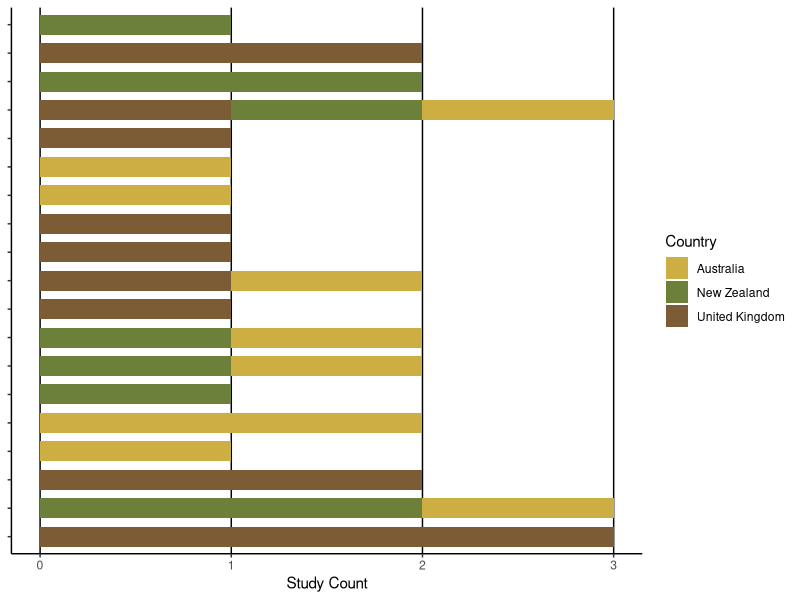
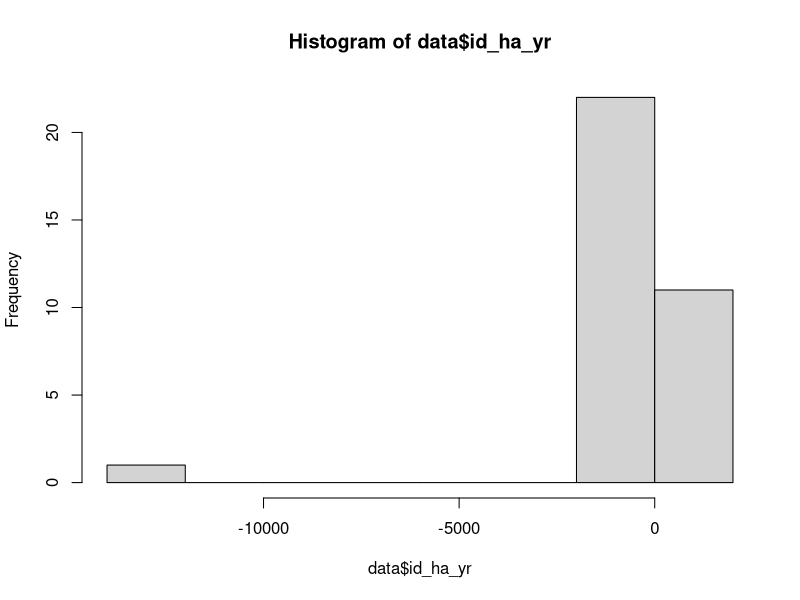
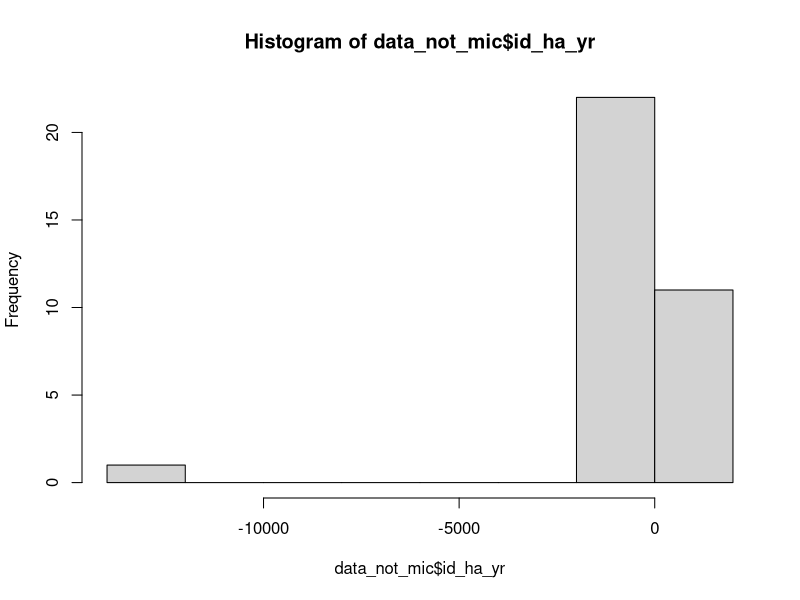
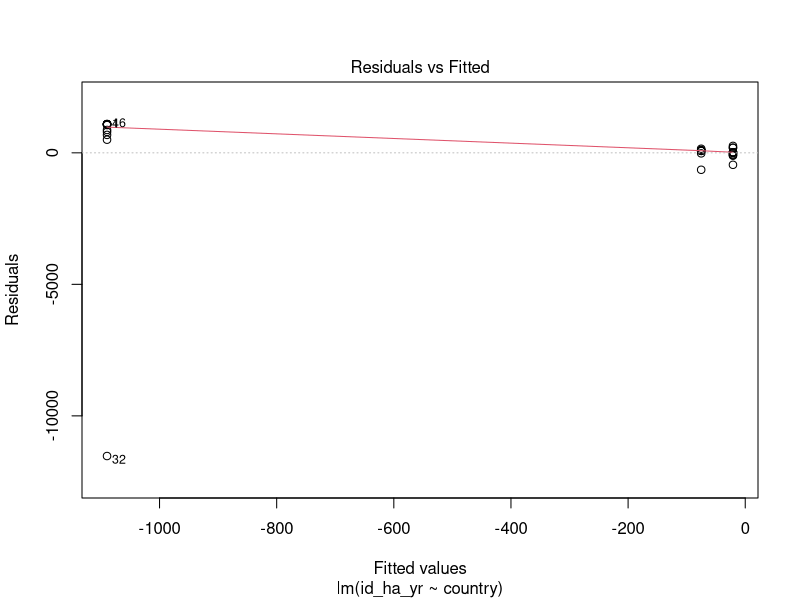
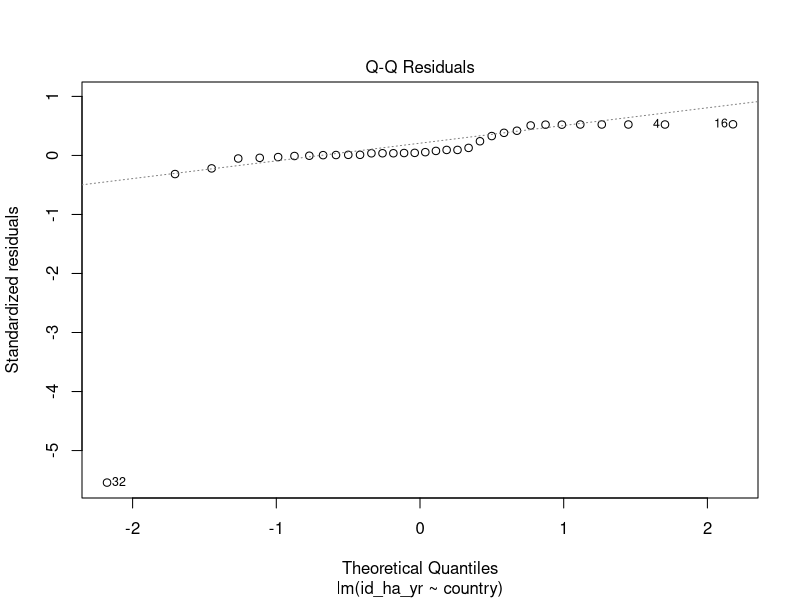
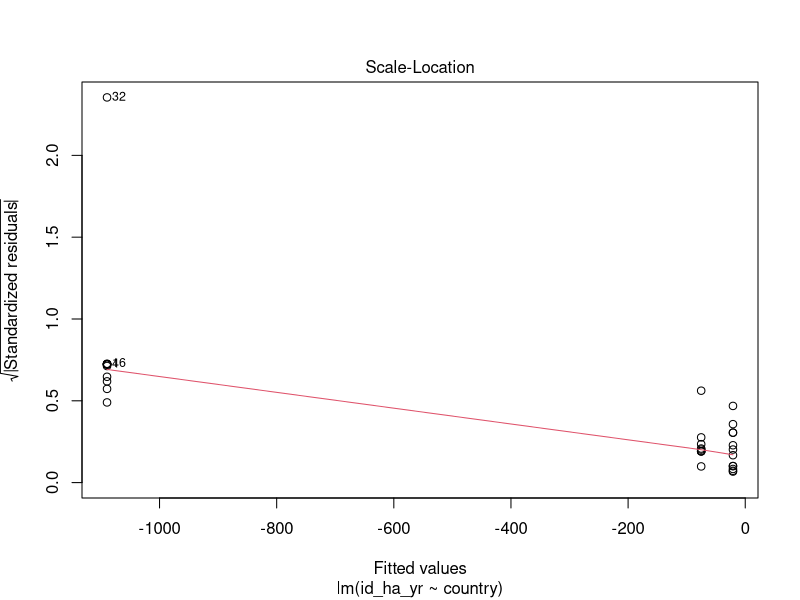
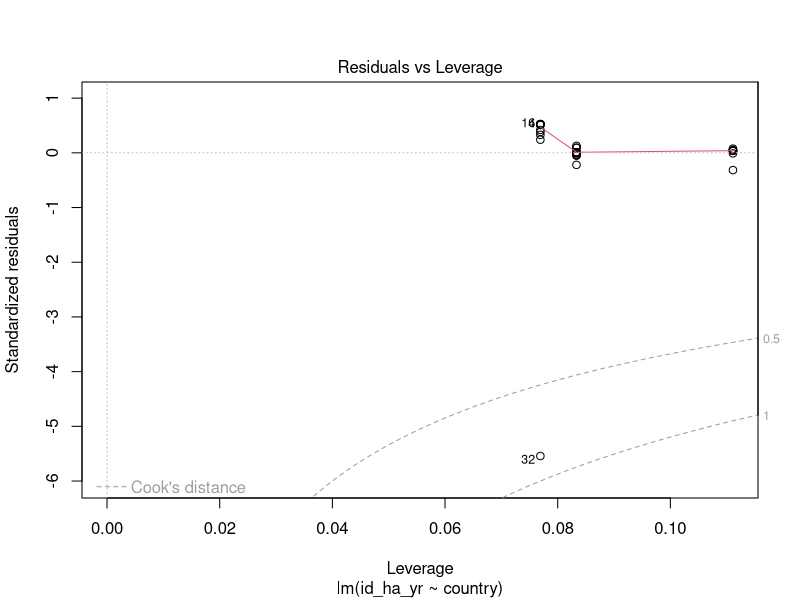
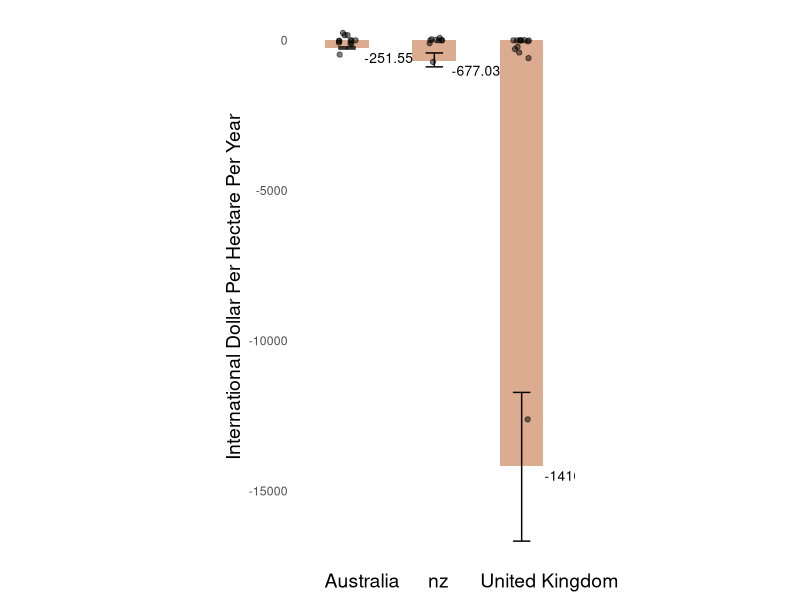

Generate these figures, in order, with R: (Note: this script raises an error after producing the figures.)
## Analyzing sheep farming impacts in the UK, Australia, and NZ


# Lucie de Seguins Pazzis 
# 12/04/2023

# PREPARATION ####

# loading libraries 
library(tidyverse)
library(nortest)
library(colorspace)
library(coin) # for the Kruskal-Wallis test 
library(rstatix)
# other libraries? 


# loading the data 
data <- read.csv("analysis/compiled_data_impacts_externalities.csv", header = TRUE)
head(data)
str(data)

# Converting the character values into factors 
data <- data %>%
  mutate(
    impact = as.factor(impact), 
    difference_with_baseline = as.factor(difference_with_baseline),
    country = as.factor(country), 
    cause = as.factor(cause),
    type = as.factor(type), 
    subtype = as.factor(subtype),
    quality_assessment = as.factor(quality_assessment),
    sign = as.factor(sign),
    ecosystem = as.factor(ecosystem),
    pasture_type = as.factor(pasture_type),
    farming_management = as.factor(farming_management),
         )

# Cleaning the spaces 
data <- data %>%
  mutate(country = str_replace_all(country, "\\s+", ""),
         subtype = str_replace_all(subtype, "\\s+", ""),
         type = str_replace_all(type, "\\s+", ""),
         ecosystem = str_replace_all(ecosystem, "\\s+", ""),
         impact = str_replace_all(impact, "\\s+", ""))

data_copy <- data
## Data set without microbes values 
data_not_mic <- data %>%
  filter(trimws(impact) != "supports microbes")

## Palettes 
# Creating my palette from Manu package (they are inspired from pretty kiwi birds' plumage)
birds <- c("#44781E", "#7D9D33", "#CED38C", "#DCC949", "#BCA888", "#CD8862", "#775B24", "#7A3520")
countries <- c("nz" = "#6C803A", "uk" = "#7B5C34","australia" = "#CCAE42")
impacts <- c("#7D9D33", "#CED38C", "#DCC949", "#BCA888", "#CD8862", "#775B24","#44781E", "#A1B654", "#CCAE42","#3E4331", "#AD6B17", "#66743B", "#D0C471", "#CCB62F", "#BAC4C2")




# RQ1 ####

# 1.1 What are the different impact? How can they be categorized groups? ----

# super_group_table 
super_group_table <- data_copy %>%
  group_by(study_id, type, subtype) %>%
  summarise(impacts = list(impact))


# bar chart with the different impacts and and how they are distributed among the types and stacked bar chart per country 


data_grouped_study_id <- data_copy %>%
  group_by(impact, country) %>%
  summarise(study_count = n_distinct(study_id)) %>%
  ungroup()

# reorder factor 
impact_order <- c("vegetationdiversity","supportsearthworms", "supportsmicrobes","supportsantfauna",
                  "soilstructurereduction", "runoff",
                  "leachingN", "leachingP", "soilsolutionP",
                  "nutrientN", "extractableorganicN", "nutrientP", "organicmatter", 
                  "soilacidification", "soilbasification", 
                  "carbonsequestration", "N2Oemissions", "carbonemissions", "CH4sequestration")

data_grouped_study_id$impact <- factor(data_grouped_study_id$impact, levels = impact_order)

# stacked bar chart 
barchart_citation_impact <- ggplot(data_grouped_study_id, aes(y=study_count, 
                                                              x = impact, 
                                                              fill= country,)) + 
  geom_bar(position="stack", stat="identity", width = 0.7) +
  scale_fill_manual(name = "Country",
                    labels = c("Australia", "New Zealand", "United Kingdom"),
                    values = countries) +
  coord_flip() +
  ylab("Study Count") +
  xlab(NULL) +
  theme_classic() +
  theme(panel.grid.major.x = element_line(color = "black"),  # Vertical gridlines
        panel.grid.minor = element_blank(),
        axis.text.y = element_blank()) 

barchart_citation_impact


# 1.2. How are they distributed among the countries? ====

data_grouped_study_id_per_country <- data_copy %>%
  group_by(impact, country) %>%
  summarise(study_count_country = n_distinct(study_id)) %>%
  ungroup()

# 1.3. How old are the papers? by country? 



# RQ2 ####

#  Checking for normality ----

# visually 
hist(data$id_ha_yr) # not normal at all 
hist(data_not_mic$id_ha_yr) # looks like it could be normal 

#linear model 
country_lm <- lm(id_ha_yr~country, data=data_not_mic)
anova(country_lm)
#summary of the function 
summary(country_lm)

p_resids <- resid(country_lm)
#fct shapiro.test() used to test the normality of the residuals
shapiro.test(p_resids)
#fct bartlett.test() check equality of variances 
bartlett.test(id_ha_yr ~ country,data= data_not_mic)
plot(country_lm)

# test 
shapiro.test(p_resids) # not normal 


### 2.1. What are the externalities between the countries ----

# summing externalities
sum_externalities <- data_not_mic %>%
  group_by(country) %>%
  summarize(sum_externalities = sum(id_ha_yr),
            low_sum_externalities = sum(low),
            high_sum_externalities = sum(high))

str(sum_externalities)

# visualisation 
barchart_externalities_country <- ggplot(sum_externalities, aes(x = country, y = sum_externalities))+
  geom_bar(data = sum_externalities, aes(y= sum_externalities), stat = "identity", width = 0.5, fill = "#CD8862", alpha = 0.7, position = "dodge") +  
  geom_errorbar(data = sum_externalities, aes(ymin = low_sum_externalities, ymax = high_sum_externalities), width = 0.2) +  
  geom_point(data = data_not_mic, aes(x = country, y = id_ha_yr), alpha = 0.5, position = position_jitter(width = 0.1)) +
  geom_text(data = sum_externalities, aes(label = round(sum_externalities, 2), y = sum_externalities), vjust = 1.5, hjust = -0.35, size = 3.5) +
  theme_minimal()+ 
  theme(panel.grid.major = element_blank(),  # remove gridlines
        panel.grid.minor = element_blank(),
        axis.text.x = element_text(size = 14, color = "black", hjust = 0.3),
        axis.title.y = element_text(size = 14),
        aspect.ratio = 2/1) +
        scale_x_discrete(labels = c("australia" = "Australia", "uk" = "United Kingdom", "nz " = "New Zealand")) +  # something wrong with NZ 
        ylab("International Dollar Per Hectare Per Year") +
        xlab(NULL) 

barchart_externalities_country

# Externalities per type 

sum_externalities_country_type <- data_not_mic %>%
  group_by(country, type) %>%
  summarize(
    id_ha_yr_sum = sum(id_ha_yr),
    low_sum = sum(low),
    high_sum = sum(high)
  )

# country   type       id_ha_yr_sum  low_sum high_sum
# <chr>     <chr>             <dbl>    <dbl>    <dbl>
#   1 australia regulating      -562.    -524.    -601.  
# 2 australia supporting       310.     237.     379.  
# 3 nz        regulating        49.0     -1.03   134.  
# 4 nz        supporting      -726.    -419.   -1017.  
# 5 uk        regulating         7.78     6.60     8.96
# 6 uk        supporting     -1550.   -1333.   -2011.  

## 1. regulating 
sum_externalities_country_regulating <- sum_externalities_country_type[sum_externalities_country_type$type == "regulating", ]

# test for significance 
kruskal.test(id_ha_yr_sum ~ country, data = sum_externalities_country_regulating)
# Kruskal-Wallis chi-squared = 2, df = 2, p-value = 0.3679

## 2. supporting 
sum_externalities_country_supporting <- sum_externalities_country_type[sum_externalities_country_type$type == "supporting", ]

# test for significance 
kruskal.test(id_ha_yr_sum ~ country, data = sum_externalities_country_supporting)
# Kruskal-Wallis chi-squared = 2, df = 2, p-value = 0.3679

### 2.2. Do the externalities between the three countries differ? - NO ----

# testing if the sum of values differ among categories.
# Using the Kruskal-wallis test - non-parametric alternative to ANOVA
# Used to determine whether there are statistically significant differences between the medians of three or more independent groups
kw_test_countries <- kruskal_test(id_ha_yr ~ country, data_not_mic)
print(kw_test_countries) # chi-squared = 1.8805, df = 2, p-value = 0.3905

# testing the difference between the two countries
# 1. UK & AUS
data_uk_aus <- data_not_mic %>%
  filter(trimws(country) != "nz")
head(data_uk_aus)
kw_test_country_ukaus <- kruskal_test(id_ha_yr ~ country, data_uk_aus)
print(kw_test_country_ukaus) # chi-squared = 0.64047, df = 1, p-value = 0.4235

mwu_test_country_ukaus <- wilcox.test(id_ha_yr ~ country, data = data_uk_aus) # could not use the Wilcoxon rank sum test because we had ties in the data (two or more observations havnig the same value)
print(mwu_test_country_ukaus) # W = 79, p-value = 0.4416

# 2. UK & NZ 
data_uk_nz <- data_not_mic %>%
  filter(trimws(country) != "australia")
head(data_uk_nz)
kw_test_country_uknz <- kruskal_test(id_ha_yr ~ country, data_uk_nz)
print(kw_test_country_uknz) # chi-squared = 1.9755, df = 1, p-value = 0.1599

# 3. AUS & NZ
data_aus_nz <- data_not_mic %>%
  filter(trimws(country) != "uk")
head(data_aus_nz)
kw_test_country_ausnz <- kruskal_test(id_ha_yr ~ country, data_aus_nz)
print(kw_test_country_ausnz) # chi-squared = 0.24764, df = 1, p-value = 0.6187

## Do they differ between their costs and benefits 
# 1. pos
data_pos <- data_not_mic %>%
  filter(sign == "pos")

kw_test_countries_pos <- kruskal_test(id_ha_yr ~ country, data_pos)
print(kw_test_countries_pos) # chi-squared = 0.37218, df = 2, p-value = 0.8302

# 2. neg
data_neg <- data_not_mic %>%
  filter(sign == "neg")

kw_test_countries_neg <- kruskal_test(id_ha_yr ~ country, data_neg)
print(kw_test_countries_neg) # chi-squared = 3.5936, df = 2, p-value = 0.1658


### 2.3. How are the externalities distributed for each countries according to each ecosystem services and subtypes ----

# creating dataframe for the subtypes 
sum_externalities_subtype <- data_not_mic %>%
  group_by(country, subtype) %>%
  summarize(sum_subtype = sum(id_ha_yr),
            low_sum_subtype = sum(low),
            high_sum_subtype = sum(high))

str(sum_externalities_subtype)

# 1. visualisation 1 - percentages of the subtypes for each country ====

barchart_subtype <- ggplot(sum_externalities_subtype, aes(x = country,y = sum_subtype, fill = subtype)) +
    geom_col(position = "fill")+ 
    scale_fill_manual(name = "Subtype",
                    values = birds) +
    theme_minimal()

barchart_subtype 

# 2. visualisation 2 - still percentages but you also see the actual value for each ====

# a. both positive and negative 
ggplot(sum_externalities_subtype, aes(x = subtype, y = sum_subtype, fill = country)) + 
  geom_bar(stat = "identity", position = "dodge") +
  scale_fill_manual(name = "Country",
                    values = countries) +
  theme_classic()

# b. Positive externalities 
sum_externalities_subtype_pos <- data_pos %>%
  group_by(country, subtype) %>%
  summarize(sum_subtype = sum(id_ha_yr),
            low_sum_subtype = sum(low),
            high_sum_subtype = sum(high))

str(sum_externalities_subtype_pos)

ggplot(sum_externalities_subtype_pos, aes(x = subtype, y = sum_subtype, fill = country)) + 
  geom_bar(stat = "identity", position = "dodge") +
  scale_fill_manual(name = "Country",
                    values = birds) +
  theme_classic()

# c. Negative externalities 
sum_externalities_subtype_neg <- data_neg %>%
  group_by(country, subtype) %>%
  summarize(sum_subtype = sum(id_ha_yr),
            low_sum_subtype = sum(low),
            high_sum_subtype = sum(high))

str(sum_externalities_subtype_neg)

neg_subtype <- ggplot(sum_externalities_subtype_neg, aes(x = subtype, y = sum_subtype, fill = country)) + 
  geom_bar(stat = "identity", position = "dodge") +
  geom_errorbar(data = sum_externalities_subtype_neg, aes(ymin = low_sum_subtype, ymax = high_sum_subtype), position = position_dodge(width = 0.9), width = 0.25) +  
  scale_fill_manual(name = "Country",
                    values = countries) +
  theme_classic() 

# snapchot 
sum_externalities_subtype_neg_snapchot <- data_neg %>%
  group_by(country, subtype) %>%
  filter(!(subtype %in% c("toxicity", "soil_structure"))) %>%
  summarize(sum_subtype = sum(id_ha_yr),
            low_sum_subtype = sum(low),
            high_sum_subtype = sum(high))

str(sum_externalities_subtype_neg_snapchot)

neg_subtype_snapchot <- ggplot(sum_externalities_subtype_neg_snapchot, aes(x = subtype, y = sum_subtype, fill = country)) + 
  geom_bar(stat = "identity", position = "dodge") +
  geom_errorbar(data = sum_externalities_subtype_neg_snapchot, aes(ymin = low_sum_subtype, ymax = high_sum_subtype), position = position_dodge(width = 0.9), width = 0.25) +  
  scale_fill_manual(name = "Country",
                    values = countries) +
  theme_classic() 

# testing ====
# testing for negative etxternalities 
kruskal_test_neg_subtype <- sum_externalities_subtype_neg %>%
  group_by(country) %>%
  kruskal_test(sum_subtype ~ subtype)

print(kruskal_test_neg_subtype) # no significant difference in the distributions of the sum of externalities across subtypes for each country.

# testing for positive etxternalities 
kruskal_test_pos_subtype <- sum_externalities_subtype_pos %>%
  group_by(country) %>%
  kruskal_test(sum_subtype ~ subtype)

print(kruskal_test_pos_subtype) # no significant difference in the distributions of the sum of externalities across subtypes for each country.

# visualisation 3 - box plot of the externalities per country ====
boxplot_ext_country <- ggplot(data_not_mic, aes(x = country, y = id_ha_yr)) +
  geom_boxplot() +  # Add box plot
  geom_jitter(aes(color = subtype), width = 0.2) +  # Add impact dots with color
  scale_color_manual(values = birds) +  # Set color palette for impact dots
  theme_minimal() +  # Apply a minimal theme
  labs(y = "Monetary Value in International Dollar per Hectare per Year") +  # Add axis labels and title
  xlab("")

print(boxplot_ext_country)

## visualisation 4 - making a Marginal Abatement Cost Curve (MACC) ====

# Ranking the impacts depending on their benefit/cost
# Create a new column for the rankings
data_not_mic$ranking <- rank(data_not_mic$id_ha_yr)

# Removing small values 
data_without_small_values <- data_not_mic %>%
  filter(id_ha_yr >= 1 | id_ha_yr <= -1)

# MACC
social_cost_of_carbon <- 0 # setting a cost for social carbon 

full_macc <- data_without_small_values %>%
  ggmacc(abatement = ranking, mac = id_ha_yr, 
         fill = impact,
         cost_threshold = social_cost_of_carbon,
         zero_line = TRUE, threshold_line = TRUE) +
  scale_x_continuous(labels = scales::number_format()) +
  labs(
    # fill = "Country",
       y = expression("Monetary Value (id$ ha"^{-1}*"yr"^{-1}*")"),
       fill = ""
       ) +
  scale_fill_manual(values = impacts,
                    # labels = c("Australia", "New Zealand", "United Kingdom")
  ) +
  theme_classic() +
  theme(axis.text.x = element_blank(),
        axis.title.x = element_blank(),
        axis.ticks.x = element_blank()) 

full_macc 

# improvements on this graph:
# 1. find a way to separate the bars with black contour 
# 2. put labels for each of the subtypes 



### 2.4. Does stocking rate impact affect externalities value? ----

data_stocking <- data_not_mic %>%
  filter(! is.na(stocking_rate_sheep_ha) | ! is.na(stocking_rate_sheep_ha.1) ) # 23 rows so 23 values left 

data_stocking_filtered <- data_stocking %>%
  mutate(
    stocking_rate_mean = ifelse(is.na(stocking_rate_sheep_ha.1),
                                stocking_rate_sheep_ha,
                                (stocking_rate_sheep_ha + stocking_rate_sheep_ha.1) / 2),
    uncertainty = ifelse(is.na(stocking_rate_sheep_ha.1),
                         abs(stocking_rate_mean - stocking_rate_sheep_ha),
                         abs(stocking_rate_mean - stocking_rate_sheep_ha.1) / 2)
  )

ggplot(data_stocking_filtered, aes(x = country, y = stocking_rate_mean)) +
  geom_boxplot(
    #aes(ymin = lower, ymax = upper), width = 0.5, fill = "lightblue"
    ) +
  geom_point(position = position_jitter(width = 0.2), color = "blue") +  # Add jittered points
  labs(x = "Country", y = "Stocking Rate", title = "Stocking Rate with Uncertainty per Country") +
  theme_minimal()

# testing for normality 
hist(data_stocking_filtered$stocking_rate_mean) # not normal 

kruskal.test(stocking_rate_mean ~ country, data = data_stocking_filtered)
# Kruskal-Wallis chi-squared = 14.822, df = 2, p-value = 0.0006045

# Perform Dunn's test with Bonferroni correction
pairwise.wilcox.test(data_stocking_filtered$stocking_rate_mean, data_stocking_filtered$country, p.adjust.method = "bonferroni")
# australia nz    
# nz 0.0028    -     
#   uk 0.6636    0.0087
# Warning messages:
#   1: In wilcox.test.default(xi, xj, paired = paired, ...) :
#   cannot compute exact p-value with ties
# 2: In wilcox.test.default(xi, xj, paired = paired, ...) :
#   cannot compute exact p-value with ties
# 3: In wilcox.test.default(xi, xj, paired = paired, ...) :
#   cannot compute exact p-value with ties

# Spearman rank correlation test overall 
sp_test_stocking <- cor.test(data_stocking_filtered$id_ha_yr, data_stocking_filtered$stocking_rate_mean, method = "spearman")
# Warning message:
#   In cor.test.default(data_stocking_filtered$id_ha_yr, data_stocking_filtered$stocking_rate_mean,  :
#                         Cannot compute exact p-value with ties
sp_test_stocking
# S = 2139.9, p-value = 0.7953
# alternative hypothesis: true rho is not equal to 0
# sample estimates:
#   rho 
# -0.05724928 

# Spearman rank test per country 
p_values <- data_stocking_filtered %>%
  group_by(country) %>%
  summarize(p.value = cor.test(stocking_rate_mean, id_ha_yr, method = "spearman")$p.value)

p_values
# country   p.value
# <chr>       <dbl>
#   1 australia  0.307 
# 2 nz         0.264 
# 3 uk         0.0269 # uk is significant!!! 

# Plot with trendline for the uk
# data set with just the UK 
data_uk <- data_stocking_filtered %>% 
  filter(country == "uk")
# plot 
(ggplot(data_uk, aes(x = stocking_rate_mean, y = id_ha_yr, color = country)) +
  geom_point(show.legend = FALSE) +  # Add points
  geom_smooth(method = "lm", se = FALSE, color = "#7A3520") +  # Add trendline
  labs(x = "Stocking Rate (Mean)",
       y = "Adjusted id_ha_yr (After adding 1000)") +
    scale_color_manual(values = countries) +
    theme_minimal())

# Plot with all the countries 
ggplot(data_stocking_filtered, aes(x = stocking_rate_mean, y = id_ha_yr, color = country)) +
  geom_point() +  # Add points with conditional coloring
  geom_smooth(data = subset(data_stocking_filtered, country == "uk"), 
              aes(group = 1), 
              method = "lm", 
              se = FALSE, 
              color = "#7A3520") +  # Add trendline for UK
  labs(x = "Stocking Rate (Mean)",
       y = "Adjusted id_ha_yr (After adding 1000)",
       color = "Country") +
  scale_color_manual(values = countries) +
  theme_minimal()


### 2.5.  Do externalities vary with ecosystem types? - NO ====

# removing NAs
data_ecosystem <- data_not_mic[complete.cases(data_not_mic$ecosystem), ]

table(data_ecosystem$ecosystem)
# chenopod_shrublands             dryland             pasture                peat 
# 2                   1                  22                   6 

# testing for the significance among the ecosystems with the Kruskal-Wallis test 
kruskal.test(id_ha_yr ~ ecosystem, data = data_ecosystem)
# Kruskal-Wallis chi-squared = 3.7565, df = 3, p-value = 0.289

# Boxplot of the four ecosystems 
ggplot(data_ecosystem, aes(x = ecosystem, y = id_ha_yr, fill = ecosystem)) +
  geom_boxplot() +
  scale_fill_manual(values = birds) + 
  geom_jitter(color="black", size=0.4, alpha=0.9) +
  labs(x = "Ecosystem", y = "id_ha_yr") +
  theme_minimal()

data_ecosystem_pasture_peatland <- data_ecosystem %>%
  filter(ecosystem %in% c("pasture", "peat"))

wilcox.test(id_ha_yr ~ ecosystem, data = data_ecosystem_pasture_peatland)
# W = 49, p-value = 0.3652

#Plot of just pasture and peat 
ggplot(data_ecosystem_pasture_peatland, aes(x = ecosystem, y = id_ha_yr, fill = ecosystem)) +
  geom_boxplot() +
  scale_fill_manual(values = birds) + 
  geom_jitter(color="black", size=0.4, alpha=0.9) +
  labs(x = "Ecosystem", y = "id_ha_yr") +
  theme_minimal()
